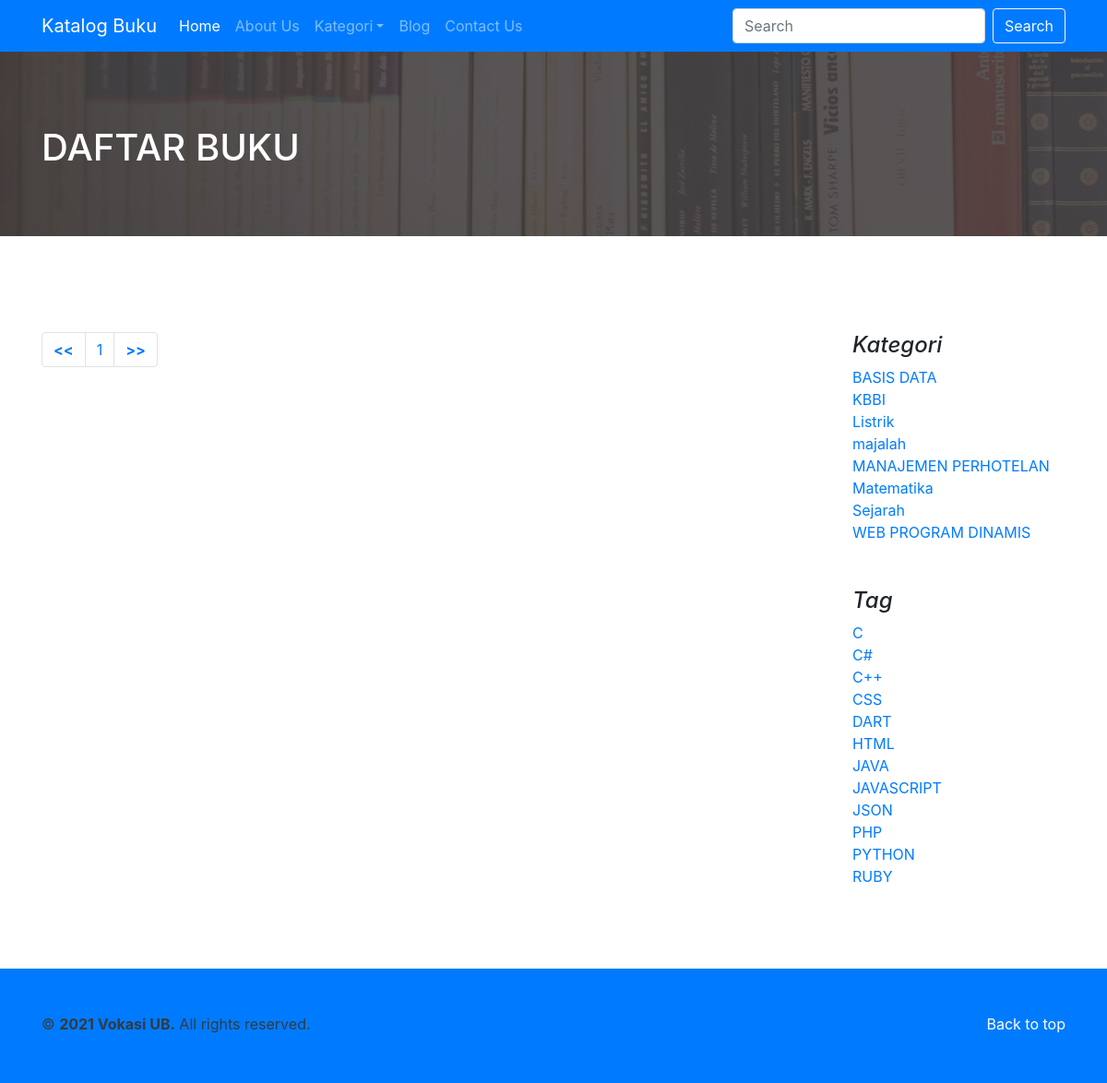
The app's page /daftarbuku with its own data.
### tables this page shows
CREATE TABLE `kategori_buku` (
  `id_kategori_buku` int(11) NOT NULL,
  `kategori_buku` varchar(50) DEFAULT NULL
);

CREATE TABLE `tag` (
  `id_tag` int(11) NOT NULL,
  `tag` varchar(100) DEFAULT NULL
);

### include/daftarbuku.php (the view, shortened to what this page needs)
<?php
    $data_tampil = 6;
              $query_jumlahdata = mysqli_query($koneksi,"SELECT *FROM buku" );
              $jumlahdata = mysqli_num_rows($query_jumlahdata);
              $halamanaktif = (isset($_GET["halaman"])) ? $halamanaktif = $_GET["halaman"] : $halamanaktif = 1;
              $jumlahhal = ceil($jumlahdata/$data_tampil);
?>
    <section id="blog-header">
      <div class="container">
        <h1 class="text-white">DAFTAR BUKU</h1>
      </div>
    </section><br><br>
    <section id="katalog-item">
      <main role="main" class="container">
        <h2 class="text-primary"><?=$kriteria?>  <?=$value?></h2><br><br>
        <div class="row">
          <div class="col-md-9 katalog-main">
            <div class="row">
            <div class="col-sm-12">
                <nav aria-label="Page navigation">
                    <ul class="pagination">
                       <?php
                      if (isset($_GET["kategori"])) { ?>
                          <li class="page-item"><a class="page-link"
                          <?php if($halamanaktif != 1){ $posisi = $halamanaktif-1;}
                            else{$posisi = 1;}
                            ?>href="daftarbuku-kategori=<?=$_GET["kategori"]?>-halaman=<?=$posisi?>"
                              ><strong> << </strong></a></li>
                          <li class="page-item"><a class="page-link" <?php
                              if(isset($_GET["halaman"])){ $posisi = $_GET["halaman"];}
                              else if(!isset($_GET["halaman"])) {$posisi = 1;}
                              ?>href="daftarbuku-kategori=<?=$_GET["kategori"]?>-halaman=<?=$posisi?>"
                              ><?=$posisi?></a></li>
                          <li class="page-item"><a class="page-link" <?php
                              if($halamanaktif != $jumlahhal ){ $posisi = $halamanaktif+1;}
                              else{$posisi = $halamanaktif;}
                              ?>href="daftarbuku-kategori=<?=$_GET["kategori"]?>-halaman=<?=$posisi?>"
                              ><strong> >> </strong></a></li>
                      <?php } else { ?>
                              <li class="page-item"><a class="page-link"
                             <?php if($halamanaktif != 1){ $posisi = $halamanaktif-1;}
                              else{$posisi = 1;}
                                ?> href="daftarbuku-idtag=<?=$_GET["idtag"]?>-halaman=<?=$posisi?>">
                                <strong> << </strong></a></li>
                              <li class="page-item"><a class="page-link" <?php
                                  if(isset($_GET["halaman"])){ $posisi = $_GET["halaman"];}
                                  else if(!isset($_GET["halaman"])) {$posisi = 1;}
                                  ?>href="daftarbuku-idtag=<?=$_GET["idtag"]?>-halaman=<?=$posisi?>"
                                  ><?=$posisi?></a></li>
                              <li class="page-item"><a class="page-link" <?php
                                  if($halamanaktif != $jumlahhal ){ $posisi = $halamanaktif+1;}
                                  else{$posisi = $halamanaktif;}
                                  ?>href="daftarbuku-idtag=<?=$_GET["idtag"]?>-halaman=<?=$posisi?>"
                                  ><strong> >> </strong></a></li>
                        <?php } ?>
                  </ul>
                </nav>
            </div>
            </div>
          </div>
          <aside class="col-md-3 katalog-sidebar">
            <div class="pl-4 pb-4">
              <h4 class="font-italic">Kategori</h4>
              <ol class="list-unstyled mb-0">
                <?php $query_ktbuku = mysqli_query($koneksi, "SELECT *FROM kategori_buku  ORDER BY kategori_buku LIMIT 20");
                  while ($data_ktbuku = mysqli_fetch_assoc($query_ktbuku)){
                    $ktbuku = $data_ktbuku["kategori_buku"];
                  ?>
                <li><a href="daftarbuku-kategori=<?=$ktbuku?>"><?=$ktbuku?></a></li>
                <?php } ?>
            </div>
            <div class="p-4">
              <h4 class="font-italic">Tag</h4>
              <ol class="list-unstyled">
                <?php $query_tagebuku = mysqli_query($koneksi, "SELECT *FROM tag  ORDER BY tag LIMIT 20");
                  while ($data_tagebuku = mysqli_fetch_assoc($query_tagebuku)){
                    $tage = $data_tagebuku["tag"];
                    $idtage = $data_tagebuku["id_tag"];
                  ?>
                <li><a href="daftarbuku-idtag=<?=$idtage?>"><?=$tage?></a></li>
                <?php } ?>
              </ol>
            </div>
          </aside>
        </div>
      </main>
    </section><br><br>

### records on screen
kategori_buku: kategori_buku "BASIS DATA"
kategori_buku: kategori_buku "KBBI"
kategori_buku: kategori_buku "Listrik"
kategori_buku: kategori_buku "majalah"
kategori_buku: kategori_buku "MANAJEMEN PERHOTELAN"
kategori_buku: kategori_buku "Matematika"
kategori_buku: kategori_buku "Sejarah"
kategori_buku: kategori_buku "WEB PROGRAM DINAMIS"
tag: tag "C"
tag: tag "C#"
tag: tag "C++"
tag: tag "CSS"
tag: tag "DART"
tag: tag "HTML"
tag: tag "JAVA"
tag: tag "JAVASCRIPT"
tag: tag "JSON"
tag: tag "PHP"
tag: tag "PYTHON"
tag: tag "RUBY"

### other values on screen
$posisi "1"
